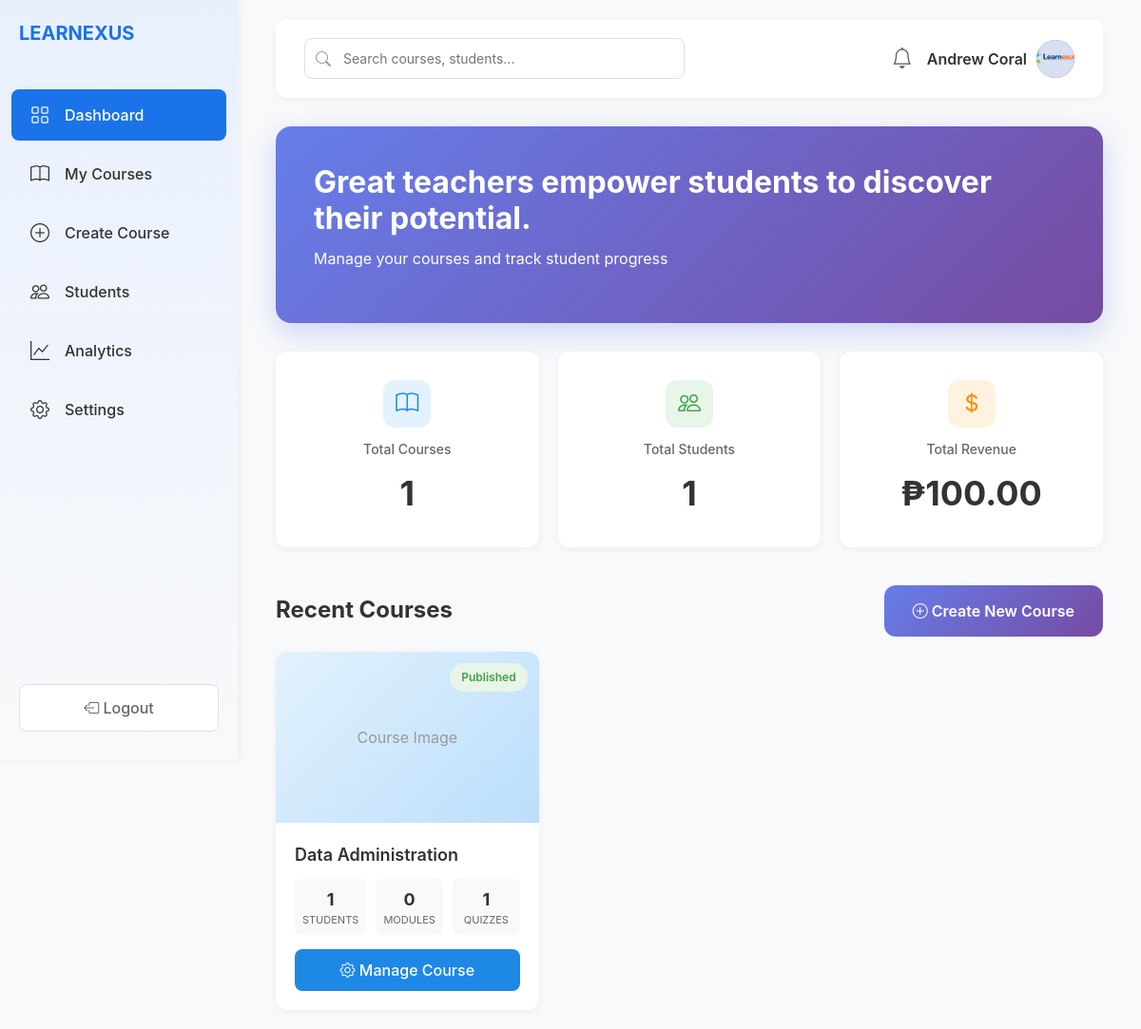
The app's page /teacher/dashboard.php (signed in), older data.
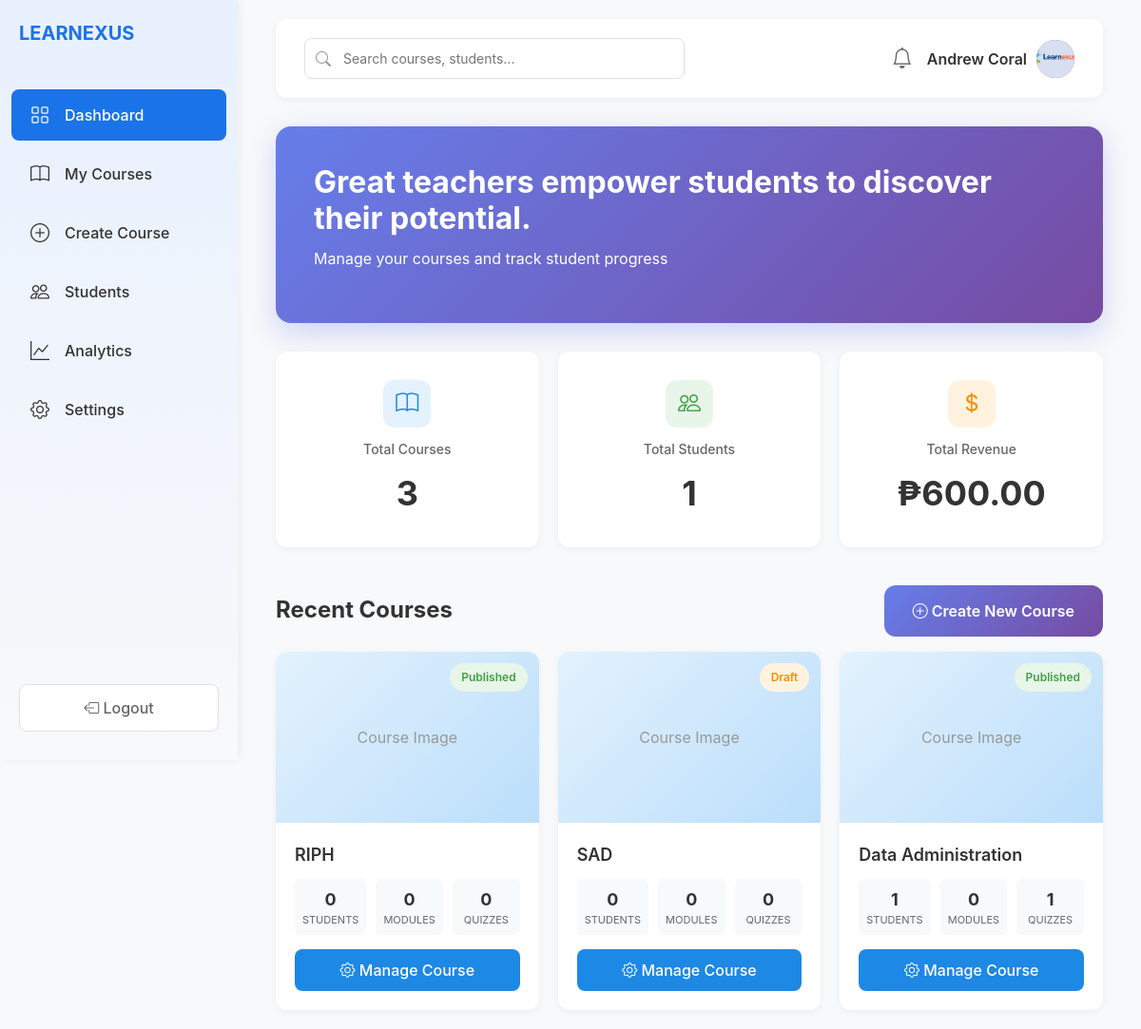
The same page, newer data.
### tables this page shows
CREATE TABLE `users` (
  `userID` int(11) NOT NULL,
  `email` varchar(255) NOT NULL,
  `passwordHash` varchar(255) NOT NULL,
  `firstName` varchar(100) NOT NULL,
  `lastName` varchar(100) NOT NULL,
  `middleInitial` varchar(5) NOT NULL,
  `phone` varchar(20) DEFAULT NULL,
  `avatar` varchar(255) DEFAULT NULL,
  `phoneVerified` tinyint(1) DEFAULT 0,
  `emailVerified` tinyint(1) DEFAULT 0,
  `role` enum('student','instructor','admin') DEFAULT 'student',
  `status` enum('active','inactive','suspended') DEFAULT 'active',
  `createdAt` timestamp NOT NULL DEFAULT current_timestamp(),
  `studentNumber` varchar(50) DEFAULT NULL,
  `teacherNumber` varchar(50) DEFAULT NULL
);

CREATE TABLE `courses` (
  `courseID` int(11) NOT NULL,
  `teacherID` int(11) NOT NULL,
  `title` varchar(255) NOT NULL,
  `description` text DEFAULT NULL,
  `price` decimal(10,2) DEFAULT 0.00,
  `category` varchar(100) DEFAULT NULL,
  `status` enum('draft','published','archived') DEFAULT 'draft',
  `passingScore` int(11) DEFAULT 70,
  `createdAt` timestamp NOT NULL DEFAULT current_timestamp()
);

### teacher/dashboard.php (the view, shortened to what this page needs)
<?php
require_once '../database/db_connect.php';
$teacherID = $_SESSION['user_id'];
$stmt = $conn->prepare("SELECT avatar FROM users WHERE userID = ?");
$stmt->execute([$teacherID]);
$userAvatar = $stmt->fetchColumn();
$stmt = $conn->prepare("SELECT COUNT(*) as count FROM courses WHERE teacherID = ?");
$stmt->execute([$teacherID]);
$totalCourses = $stmt->fetch()['count'];
$stmt = $conn->prepare("
    SELECT COUNT(DISTINCT e.userID) as count
    FROM enrollments e
    JOIN courses c ON e.courseID = c.courseID
    WHERE c.teacherID = ?
");
$stmt->execute([$teacherID]);
$totalStudents = $stmt->fetch()['count'];
$stmt = $conn->prepare("
    SELECT COALESCE(SUM(p.amount), 0) as total
    FROM payments p
    JOIN courses c ON p.courseID = c.courseID
    WHERE c.teacherID = ? AND p.status = 'completed'
");
$stmt->execute([$teacherID]);
$totalRevenue = $stmt->fetch()['total'];
$stmt = $conn->prepare("
    SELECT c.*,
           (SELECT COUNT(*) FROM enrollments WHERE courseID = c.courseID) as enrollmentCount,
           (SELECT COUNT(*) FROM modules WHERE courseID = c.courseID) as moduleCount,
           (SELECT COUNT(*) FROM quizzes WHERE courseID = c.courseID) as quizCount
    FROM courses c
    WHERE c.teacherID = ?
    ORDER BY c.createdAt DESC
    LIMIT 3
");
$stmt->execute([$teacherID]);
$recentCourses = $stmt->fetchAll();
$teacherMotivations = [
    "Inspire minds, shape futures—your impact is immeasurable!",
    "Great teachers empower students to discover their potential.",
    "Every lesson you create changes lives. Keep inspiring!",
    "Your dedication to education makes the world brighter.",
    "Teaching is the art of awakening curiosity and joy in learning.",
    "You're not just teaching—you're building tomorrow's leaders.",
    "Knowledge shared is knowledge multiplied. Keep sharing!",
    "Your passion for teaching ignites the spark in your students.",
    "Excellence in education starts with educators like you.",
    "Thank you for shaping minds and transforming lives!"
];
$dayOfYear = date('z');
$dailyMotivationTeacher = $teacherMotivations[$dayOfYear % count($teacherMotivations)];
?>
<!DOCTYPE html>
<html lang="en">
<head>
    <link href="https://cdn.jsdelivr.net/npm/bootstrap@5.3.3/dist/css/bootstrap.min.css" rel="stylesheet">
    <link rel="stylesheet" href="https://cdn.jsdelivr.net/npm/bootstrap-icons@1.11.1/font/bootstrap-icons.css">
</head>
<body>
    <div class="sidebar">
        <div class="brand">LEARNEXUS</div>
        <nav class="nav flex-column">
            <a class="nav-link active" href="dashboard.php">
                <i class="bi bi-grid"></i> Dashboard
            </a>
            <a class="nav-link" href="courses.php">
                <i class="bi bi-book"></i> My Courses
            </a>
            <a class="nav-link" href="create_course.php">
                <i class="bi bi-plus-circle"></i> Create Course
            </a>
            <a class="nav-link" href="students.php">
                <i class="bi bi-people"></i> Students
            </a>
            <a class="nav-link" href="analytics.php">
                <i class="bi bi-graph-up"></i> Analytics
            </a>
            <a class="nav-link" href="settings.php">
                <i class="bi bi-gear"></i> Settings
            </a>
        </nav>
        <button class="logout-btn" onclick="window.location.href='../logout.php'">
            <i class="bi bi-box-arrow-left"></i> Logout
        </button>
    </div>
    <div class="main-content">
        <div class="header-section">
            <div class="search-box">
                <i class="bi bi-search"></i>
                <input type="text" placeholder="Search courses, students...">
            </div>
            <div class="user-section">
                <div class="notification-icon">
                    <i class="bi bi-bell"></i>
                </div>
                <div class="user-info" onclick="window.location.href='settings.php'">
                    <span style="font-weight: 600; color: #333;"><?php echo htmlspecialchars($_SESSION['first_name'] . ' ' . $_SESSION['last_name']); ?></span>
                    <div class="user-avatar">
                        <?php if (!empty($userAvatar) && file_exists($userAvatar)): ?>
                            <img src="<?php echo htmlspecialchars($userAvatar); ?>" alt="Avatar">
                        <?php else: ?>
                            <?php echo strtoupper(substr($_SESSION['first_name'], 0, 1)); ?>
                        <?php endif; ?>
                    </div>
                </div>
            </div>
        </div>
        <div class="welcome-banner">
            <h2><?php echo $dailyMotivationTeacher; ?></h2>
            <p>Manage your courses and track student progress</p>
        </div>
        <div class="stats-container">
            <div class="stat-card blue">
                <div class="icon">
                    <i class="bi bi-book"></i>
                </div>
                <h3>Total Courses</h3>
                <div class="number"><?php echo $totalCourses; ?></div>
            </div>
            <div class="stat-card green">
                <div class="icon">
                    <i class="bi bi-people"></i>
                </div>
                <h3>Total Students</h3>
                <div class="number"><?php echo $totalStudents; ?></div>
            </div>
            <div class="stat-card orange">
                <div class="icon">
                    <i class="bi bi-currency-dollar"></i>
                </div>
                <h3>Total Revenue</h3>
                <div class="number">₱<?php echo number_format($totalRevenue, 2); ?></div>
            </div>
        </div>
        <div class="d-flex justify-content-between align-items-center mb-3">
            <h2 class="section-title mb-0">Recent Courses</h2>
            <button class="btn-create" onclick="window.location.href='create_course.php'">
                <i class="bi bi-plus-circle"></i> Create New Course
            </button>
        </div>
        <div class="course-grid">
            <?php if (count($recentCourses) > 0): ?>
                <?php foreach ($recentCourses as $course): ?>
                    <div class="course-card">
                        <div class="course-image">
                            <span class="status-badge <?php echo strtolower($course['status']); ?>">
                                <?php echo ucfirst($course['status']); ?>
                            </span>
                            <span>Course Image</span>
                        </div>
                        <div class="course-body">
                            <div class="course-title"><?php echo htmlspecialchars($course['title']); ?></div>
                            <div class="course-stats">
                                <div class="course-stat">
                                    <div class="number"><?php echo $course['enrollmentCount']; ?></div>
                                    <div class="label">Students</div>
                                </div>
                                <div class="course-stat">
                                    <div class="number"><?php echo $course['moduleCount']; ?></div>
                                    <div class="label">Modules</div>
                                </div>
                                <div class="course-stat">
                                    <div class="number"><?php echo $course['quizCount']; ?></div>
                                    <div class="label">Quizzes</div>
                                </div>
                            </div>
                            <button class="btn-manage" onclick="window.location.href='manage_course.php?id=<?php echo $course['courseID']; ?>'">
                                <i class="bi bi-gear"></i> Manage Course
                            </button>
                        </div>
                    </div>
                <?php endforeach; ?>
            <?php endif; ?>
        </div>
    </div>
</body>
</html>

Row changes from the older to the newer data that the page shows:
added courses: status "Published", title "RIPH", enrollmentCount "0", moduleCount "0", quizCount "0"
added courses: status "Draft", title "SAD", enrollmentCount "0", moduleCount "0", quizCount "0"
Text that changed along with them:
$totalCourses: "1" → "3"
$totalRevenue: "100.00" → "600.00"
